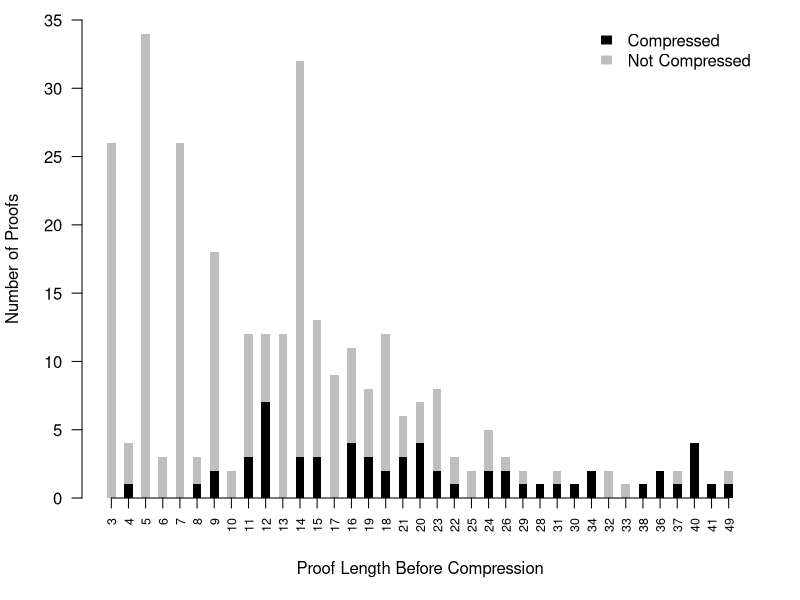

The R script that drew this image:
alldata = read.csv("numCompressedB.txt")

alldata[1:10,]

par(lty = 0) 

betterData <- subset(alldata, select=length:total)
betterData 
numCompressedVect <- betterData[,"numCompressed"]
numCompressedVect 

lengths <-betterData[,"length"]
lengths 
spaceV <- rep(1,27)
spaceV 


numNotCompressedVect <- betterData[,"numNotCompressed"]
numNotCompressedVect 
numCompressedVect
length(numCompressedVect)
length(numNotCompressedVect )

betterData 
compressedVnot <- rbind("Compressed"=numCompressedVect, "Not Compressed"=numNotCompressedVect )
compressedVnot 
pdf('num_compressed_stacked.pdf', height=5, width=5)
par(mar=c(5.1,4.1,1,2.1))

a<-barplot(compressedVnot  , border=NA, 
  	xlab="Proof Length Before Compression", ylab="Number of Proofs", names.arg=lengths,xaxt="n",las=2, space=spaceV, ylim=c(0,35),  col=c("black", "grey"))
a
legend("topright", legend = rownames(compressedVnot ), fill=c("black", "grey"), bty="n", border="white" )
axis(1, at=a, lengths, las=2,cex.axis=0.75)
dev.off()
